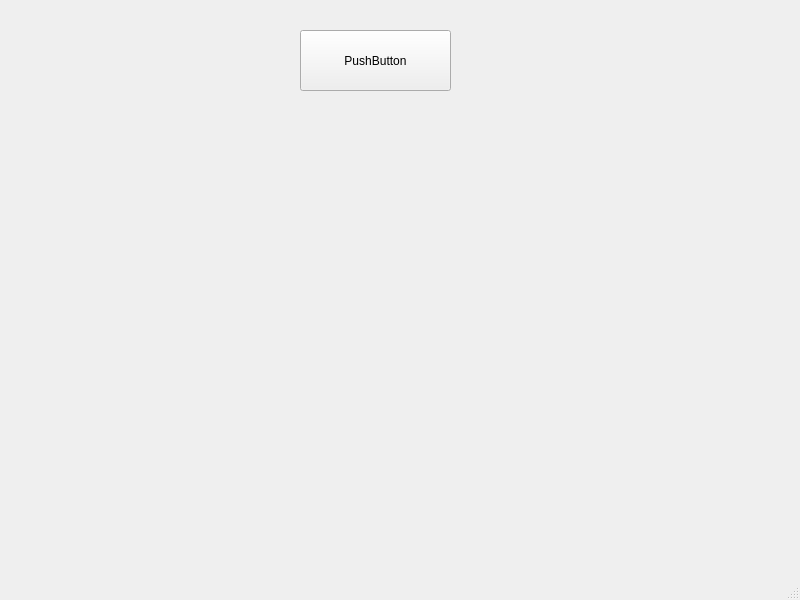
<?xml version="1.0" encoding="UTF-8"?>
<ui version="4.0">
 <class>MainWindow</class>
 <widget class="QMainWindow" name="MainWindow">
  <property name="geometry">
   <rect>
    <x>0</x>
    <y>0</y>
    <width>800</width>
    <height>600</height>
   </rect>
  </property>
  <property name="windowTitle">
   <string>MainWindow</string>
  </property>
  <widget class="QWidget" name="centralwidget">
   <widget class="QPushButton" name="pushButton">
    <property name="geometry">
     <rect>
      <x>300</x>
      <y>30</y>
      <width>151</width>
      <height>61</height>
     </rect>
    </property>
    <property name="text">
     <string>PushButton</string>
    </property>
   </widget>
  </widget>
  <widget class="QMenuBar" name="menubar">
   <property name="geometry">
    <rect>
     <x>0</x>
     <y>0</y>
     <width>800</width>
     <height>26</height>
    </rect>
   </property>
  </widget>
  <widget class="QStatusBar" name="statusbar"/>
 </widget>
 <resources/>
 <connections/>
</ui>
